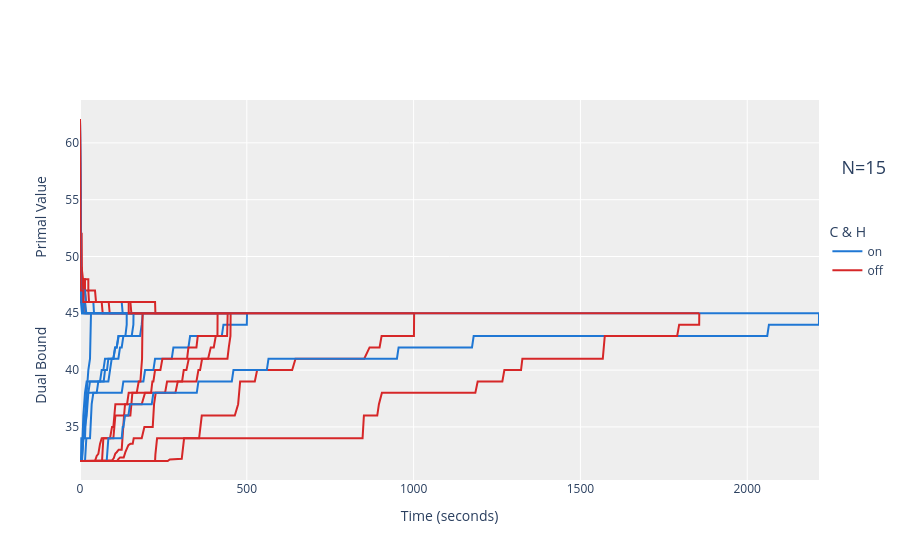

Write notebook code for a chart like this one.
### Code cell
Forms=F #["NU", "SU", "RU", "HU", "SBL", "SBM"]
N=['15']

Filter = Progress[Progress['Formulation'].isin(Forms) 
                & Progress['N'].isin(N) 
                ]

fig = go.Figure()

for f in Forms:
    Filter2 = Filter[Filter['Formulation'].isin([f])
                    & Filter['C & H'].isin(['on'])
                    ]
    fig.add_trace(go.Scatter(x=Filter2['Time'], y=Filter2['Incumbent'], mode='lines', name='on', line=dict(color='#1f77D4'), showlegend=False))
    fig.add_trace(go.Scatter(x=Filter2['Time'], y=Filter2['BestBd'], mode='lines', name='on', line=dict(color='#1f77D4'), showlegend=False))
    
    Filter3 = Filter[Filter['Formulation'].isin([f])
                    & Filter['C & H'].isin(['off'])
                    ]
    fig.add_trace(go.Scatter(x=Filter3['Time'], y=Filter3['Incumbent'], mode='lines',name='off', line=dict(color='#D62728'), showlegend=False))
    fig.add_trace(go.Scatter(x=Filter3['Time'], y=Filter3['BestBd'], mode='lines',name='off', line=dict(color='#D62728'), showlegend=False))

fig.add_trace(go.Scatter(
    x=[None],
    y=[None],
    mode='lines',
    name='on',
    line=dict(color='#1f77D4')
))
fig.add_trace(go.Scatter(
    x=[None],
    y=[None],
    mode='lines',
    name='off',
    line=dict(color='#D62728')
))

fig.update_layout(
    xaxis_title='Time (seconds)',
    yaxis_title='Dual Bound                   Primal Value',
    height=500,
    plot_bgcolor='rgba(200, 200, 200, 0.3)',
    legend_title_text='C & H',
    title=dict(
        text=f"N={N[0]}",  # your title
        x=0.935,                         
        y=0.7,                       
        xanchor='left',
        yanchor='middle',
        font=dict(size=18)
    ),
    legend=dict(
        title_text='C & H',
        x=1.01,   
        y=0.6,
        yanchor='middle',
        traceorder='normal'
    )
)

fig

### Figure 1 — Plotly figure (JSON) as saved in the notebook; plotly's stock layout.template omitted (floating-point values rounded to 4 significant figures; data arrays with more than 128 entries replaced by an {"elided": "..."} marker saying what was removed)
{"data": [{"line": {"color": "#1f77D4"}, "mode": "lines", "name": "on", "showlegend": false, "type": "scatter", "x": [0, 0, 0, 0, 0, 0, 0, 0, 0, 0, 0, 1, 1, 1, 3, 4, 6, 10, 15, 20, 25, 30, 35, 40, 45, 50, 55, 60, 65, 70, 75, 80, 85, 90, 95, 100, 105, 110, 115, 120, 125, 130, 135, 140, 145, 150, 155, 160, 165, 170, 175, 180, 185, 190, 195, 200, 205, 210, 215, 220, 225, 230, 235, 240, 245, 250, 255, 260, 265, 270, 275, 280, 285, 290, 295, 300, 305, 310, 315, 320, 325, 330, 335, 340, 345, 350, 355, 360, 365, 370, 375, 380, 385, 390, 395, 400, 405, 410, 415, 420, 425, 430, 435, 440, 445, 450, 455, 460, 465, 470, 475, 480, 485, 490, 495, 500, 500.7], "y": [62.1, 62.1, 62.1, 62.1, 61, 58, 57, 54, 52, 51, 50, 49, 48, 47, 46, 45, 45, 45, 45, 45, 45, 45, 45, 45, 45, 45, 45, 45, 45, 45, 45, 45, 45, 45, 45, 45, 45, 45, 45, 45, 45, 45, 45, 45, 45, 45, 45, 45, 45, 45, 45, 45, 45, 45, 45, 45, 45, 45, 45, 45, 45, 45, 45, 45, 45, 45, 45, 45, 45, 45, 45, 45, 45, 45, 45, 45, 45, 45, 45, 45, 45, 45, 45, 45, 45, 45, 45, 45, 45, 45, 45, 45, 45, 45, 45, 45, 45, 45, 45, 45, 45, 45, 45, 45, 45, 45, 45, 45, 45, 45, 45, 45, 45, 45, 45, 45, 45]}, {"line": {"color": "#1f77D4"}, "mode": "lines", "name": "on", "showlegend": false, "type": "scatter", "x": [0, 0, 0, 0, 0, 0, 0, 0, 0, 0, 0, 1, 1, 1, 3, 4, 6, 10, 15, 20, 25, 30, 35, 40, 45, 50, 55, 60, 65, 70, 75, 80, 85, 90, 95, 100, 105, 110, 115, 120, 125, 130, 135, 140, 145, 150, 155, 160, 165, 170, 175, 180, 185, 190, 195, 200, 205, 210, 215, 220, 225, 230, 235, 240, 245, 250, 255, 260, 265, 270, 275, 280, 285, 290, 295, 300, 305, 310, 315, 320, 325, 330, 335, 340, 345, 350, 355, 360, 365, 370, 375, 380, 385, 390, 395, 400, 405, 410, 415, 420, 425, 430, 435, 440, 445, 450, 455, 460, 465, 470, 475, 480, 485, 490, 495, 500, 500.7], "y": [32, 32, 32, 32, 32, 32, 32, 32, 32, 32, 32, 32, 32, 32, 32, 34, 34, 34, 35, 36, 38, 38, 38, 38, 38, 38, 38, 38, 38, 38, 38, 38, 38, 38, 38, 38, 38, 38, 38, 38, 38, 39, 39, 39, 39, 39, 39, 39, 39, 39, 39, 39, 39, 39, 40, 40, 40, 40, 40, 40, 41, 41, 41, 41, 41, 41, 41, 41, 41, 41, 41, 42, 42, 42, 42, 42, 42, 42, 42, 42, 42, 43, 43, 43, 43, 43, 43, 43, 43, 43, 43, 43, 43, 43, 43, 43, 43, 43, 43, 43, 43, 44, 44, 44, 44, 44, 44, 44, 44, 44, 44, 44, 44, 44, 44, 44, 45.0]}, {"line": {"color": "#D62728"}, "mode": "lines", "name": "off", "showlegend": false, "type": "scatter", "x": [0, 0, 0, 0, 0, 0, 0, 0, 0, 0, 0, 0, 0, 0, 0, 0, 0, 0, 0, 0, 0, 0, 0, 0, 0, 0, 0, 0, 5, 8, 8, 10, 15, 16, 20, 25, 30, 33, 35, 40, 45, 50, 55, 60, 66, 70, 75, 80, 85, 90, 96, 100, 106, 110, 115, 120, 125, 131, 136, 141, 147, 150, 156, 162, 166, 173, 177, 181, 185, 195, 213, 217, 220, 225, 231, 236, 241, 247, 250, 258, 261, 268, 272, 275, 283, 287, 291, 295, 302, 307, 311, 316, 321, 325, 330, 335, 344, 349, 353, 358, 363, 368, 373, 378, 383, 390, 395, 403, 406, 412, 412.4], "y": [62.1, 62, 59, 59, 57, 57, 55, 55, 55, 54, 54, 54, 54, 54, 54, 54, 53, 53, 53, 53, 53, 53, 53, 52, 51, 49, 48, 47, 47, 46, 46, 46, 46, 45, 45, 45, 45, 45, 45, 45, 45, 45, 45, 45, 45, 45, 45, 45, 45, 45, 45, 45, 45, 45, 45, 45, 45, 45, 45, 45, 45, 45, 45, 45, 45, 45, 45, 45, 45, 45, 45, 45, 45, 45, 45, 45, 45, 45, 45, 45, 45, 45, 45, 45, 45, 45, 45, 45, 45, 45, 45, 45, 45, 45, 45, 45, 45, 45, 45, 45, 45, 45, 45, 45, 45, 45, 45, 45, 45, 45, 45]}, {"line": {"color": "#D62728"}, "mode": "lines", "name": "off", "showlegend": false, "type": "scatter", "x": [0, 0, 0, 0, 0, 0, 0, 0, 0, 0, 0, 0, 0, 0, 0, 0, 0, 0, 0, 0, 0, 0, 0, 0, 0, 0, 0, 0, 5, 8, 8, 10, 15, 16, 20, 25, 30, 33, 35, 40, 45, 50, 55, 60, 66, 70, 75, 80, 85, 90, 96, 100, 106, 110, 115, 120, 125, 131, 136, 141, 147, 150, 156, 162, 166, 173, 177, 181, 185, 195, 213, 217, 220, 225, 231, 236, 241, 247, 250, 258, 261, 268, 272, 275, 283, 287, 291, 295, 302, 307, 311, 316, 321, 325, 330, 335, 344, 349, 353, 358, 363, 368, 373, 378, 383, 390, 395, 403, 406, 412, 412.4], "y": [32, 32, 32, 32, 32, 32, 32, 32, 32, 32, 32, 32, 32, 32, 32, 32, 32, 32, 32, 32, 32, 32, 32, 32, 32, 32, 32, 32, 32, 32, 32, 32, 32, 32, 32, 32, 32, 32, 32, 32, 32, 32, 32, 32, 32, 34, 34, 34, 34, 34, 35, 35, 37, 37, 37, 37, 37, 37, 37, 37, 37, 37, 37, 37, 37, 37, 37, 37, 37, 38, 38, 39, 39, 40, 40, 40, 40, 41, 41, 41, 41, 41, 41, 41, 41, 41, 41, 41, 41, 41, 41, 41, 41, 42, 42, 42, 42, 42, 43, 43, 43, 43, 43, 43, 43, 43, 43, 43, 43, 43, 45]}, {"line": {"color": "#1f77D4"}, "mode": "lines", "name": "on", "showlegend": false, "type": "scatter", "x": [0, 0, 0, 0, 0, 0, 0, 0, 1, 1, 1, 1, 5, 10, 15, 20, 25, 30, 35, 40, 42, 45, 50, 55, 60, 65, 70, 75, 80, 85, 90, 95, 101, 105, 110, 115, 120, 125, 130, 135, 140, 145, 150, 155, 160, 165, 170, 175, 180, 185, 188, 188.3], "y": [62.1, 62.1, 62.1, 62.1, 59, 54, 52, 51, 50, 49, 48, 46, 46, 46, 46, 46, 46, 46, 46, 46, 45, 45, 45, 45, 45, 45, 45, 45, 45, 45, 45, 45, 45, 45, 45, 45, 45, 45, 45, 45, 45, 45, 45, 45, 45, 45, 45, 45, 45, 45, 45, 45]}, {"line": {"color": "#1f77D4"}, "mode": "lines", "name": "on", "showlegend": false, "type": "scatter", "x": [0, 0, 0, 0, 0, 0, 0, 0, 1, 1, 1, 1, 5, 10, 15, 20, 25, 30, 35, 40, 42, 45, 50, 55, 60, 65, 70, 75, 80, 85, 90, 95, 101, 105, 110, 115, 120, 125, 130, 135, 140, 145, 150, 155, 160, 165, 170, 175, 180, 185, 188, 188.3], "y": [32, 32, 32, 32, 32, 32, 32, 32, 32, 32, 32, 32, 32, 36, 38, 39, 39, 39, 39, 39, 39, 39, 39, 39, 39, 39, 39, 39, 39, 39, 40, 41, 41, 41, 41, 41, 42, 42, 43, 43, 43, 43, 43, 43, 43, 43, 43, 43, 43, 44, 45, 45]}, {"line": {"color": "#D62728"}, "mode": "lines", "name": "off", "showlegend": false, "type": "scatter", "x": [0, 0, 0, 0, 0, 0, 0, 0, 0, 0, 0, 0, 0, 0, 0, 0, 0, 0, 0, 0, 2, 5, 10, 15, 20, 25, 30, 35, 40, 45, 50, 55, 60, 65, 68, 71, 75, 80, 85, 90, 96, 100, 106, 111, 116, 120, 127, 132, 135, 141, 146, 152, 155, 163, 167, 170, 178, 181, 185, 193, 197, 201, 205, 210, 218, 223, 227, 232, 238, 244, 250, 255, 261, 267, 273, 281, 288, 295, 302, 309, 315, 321, 329, 339, 349, 355, 360, 366, 372, 377, 382, 391, 398, 406, 413, 420, 426, 435, 442, 446, 451, 451.5], "y": [62.1, 56, 56, 52, 52, 52, 52, 52, 52, 52, 52, 52, 52, 52, 52, 52, 50, 49, 48, 47, 46, 46, 46, 46, 46, 46, 46, 46, 46, 46, 46, 46, 46, 46, 45, 45, 45, 45, 45, 45, 45, 45, 45, 45, 45, 45, 45, 45, 45, 45, 45, 45, 45, 45, 45, 45, 45, 45, 45, 45, 45, 45, 45, 45, 45, 45, 45, 45, 45, 45, 45, 45, 45, 45, 45, 45, 45, 45, 45, 45, 45, 45, 45, 45, 45, 45, 45, 45, 45, 45, 45, 45, 45, 45, 45, 45, 45, 45, 45, 45, 45, 45]}, {"line": {"color": "#D62728"}, "mode": "lines", "name": "off", "showlegend": false, "type": "scatter", "x": [0, 0, 0, 0, 0, 0, 0, 0, 0, 0, 0, 0, 0, 0, 0, 0, 0, 0, 0, 0, 2, 5, 10, 15, 20, 25, 30, 35, 40, 45, 50, 55, 60, 65, 68, 71, 75, 80, 85, 90, 96, 100, 106, 111, 116, 120, 127, 132, 135, 141, 146, 152, 155, 163, 167, 170, 178, 181, 185, 193, 197, 201, 205, 210, 218, 223, 227, 232, 238, 244, 250, 255, 261, 267, 273, 281, 288, 295, 302, 309, 315, 321, 329, 339, 349, 355, 360, 366, 372, 377, 382, 391, 398, 406, 413, 420, 426, 435, 442, 446, 451, 451.5], "y": [32, 32, 32, 32, 32, 32, 32, 32, 32, 32, 32, 32, 32, 32, 32, 32, 32, 32, 32, 32, 32, 32, 32, 32, 32, 32, 32, 32, 32, 32, 32.44, 32.63, 33.51, 34, 34, 34, 34, 34, 34, 34, 34, 34, 36, 36, 36, 36, 36, 36, 37, 37, 38, 38, 38, 38, 38, 38, 38, 38, 38, 38, 38, 38, 38, 38, 38, 38, 38, 38, 38, 38, 38, 38, 39, 39, 39, 39, 39, 39, 39, 39, 39, 39, 39, 39, 39, 40, 40, 41, 41, 41, 41, 41, 41, 41, 41, 41, 41, 41, 41, 42, 43, 45]}, {"line": {"color": "#1f77D4"}, "mode": "lines", "name": "on", "showlegend": false, "type": "scatter", "x": [0, 0, 0, 0, 0, 0, 1, 1, 1, 1, 1, 2, 2, 3, 5, 5, 10, 11, 15, 20, 25, 30, 32.98], "y": [62.1, 62.1, 62.1, 62.1, 62, 58, 56, 53, 52, 51, 50, 49, 48, 47, 47, 46, 46, 45, 45, 45, 45, 45, 45]}, {"line": {"color": "#1f77D4"}, "mode": "lines", "name": "on", "showlegend": false, "type": "scatter", "x": [0, 0, 0, 0, 0, 0, 1, 1, 1, 1, 1, 2, 2, 3, 5, 5, 10, 11, 15, 20, 25, 30, 32.98], "y": [32, 32, 32, 32, 32, 32, 32, 32, 32, 32, 32, 32, 32, 32, 32, 32, 34, 34, 36, 38, 40, 41, 45]}, {"line": {"color": "#D62728"}, "mode": "lines", "name": "off", "showlegend": false, "type": "scatter", "x": [0, 0, 0, 0, 0, 0, 0, 0, 0, 0, 0, 0, 0, 0, 0, 0, 0, 0, 0, 0, 0, 1, 2, 5, 5, 6, 6, 9, 10, 15, 20, 25, 25, 30, 35, 39, 40, 45, 48, 50, 55, 61, 65, 70, 75, 80, 86, 89, 90, 96, 101, 106, 110, 116, 120, 125, 132, 137, 140, 145, 151, 157, 160, 167, 170, 176, 181, 186, 187.6], "y": [62.1, 61, 61, 61, 61, 61, 61, 61, 61, 60, 60, 60, 60, 60, 60, 59, 59, 58, 57, 56, 55, 52, 52, 52, 51, 51, 48, 48, 48, 48, 48, 48, 47, 47, 47, 47, 47, 47, 46, 46, 46, 46, 46, 46, 46, 46, 46, 45, 45, 45, 45, 45, 45, 45, 45, 45, 45, 45, 45, 45, 45, 45, 45, 45, 45, 45, 45, 45, 45]}, {"line": {"color": "#D62728"}, "mode": "lines", "name": "off", "showlegend": false, "type": "scatter", "x": [0, 0, 0, 0, 0, 0, 0, 0, 0, 0, 0, 0, 0, 0, 0, 0, 0, 0, 0, 0, 0, 1, 2, 5, 5, 6, 6, 9, 10, 15, 20, 25, 25, 30, 35, 39, 40, 45, 48, 50, 55, 61, 65, 70, 75, 80, 86, 89, 90, 96, 101, 106, 110, 116, 120, 125, 132, 137, 140, 145, 151, 157, 160, 167, 170, 176, 181, 186, 187.6], "y": [32, 32, 32, 32, 32, 32, 32, 32, 32, 32, 32, 32, 32, 32, 32, 32, 32, 32, 32, 32, 32, 32, 32, 32, 32, 32, 32, 32, 32, 32, 32, 32, 32, 32, 32, 32, 32, 32, 32, 32, 32, 32, 32, 32, 32, 32, 32, 32, 32, 32.06, 32.23, 32.66, 32.77, 33, 33, 33, 36, 36, 36, 36, 36, 38, 38, 38, 38, 39, 39, 41, 45]}, {"line": {"color": "#1f77D4"}, "mode": "lines", "name": "on", "showlegend": false, "type": "scatter", "x": [0, 0, 0, 0, 0, 0, 0, 0, 0, 1, 1, 1, 2, 2, 4, 5, 10, 15, 19, 20, 25, 30, 35, 40, 45, 50, 55, 60, 65, 71, 75, 81, 85, 91, 96, 100, 106, 110, 116, 121, 126, 130, 136, 140, 140.1], "y": [62.1, 62.1, 62.1, 62.1, 61, 57, 55, 54, 52, 51, 50, 49, 48, 47, 46, 46, 46, 46, 45, 45, 45, 45, 45, 45, 45, 45, 45, 45, 45, 45, 45, 45, 45, 45, 45, 45, 45, 45, 45, 45, 45, 45, 45, 45, 45]}, {"line": {"color": "#1f77D4"}, "mode": "lines", "name": "on", "showlegend": false, "type": "scatter", "x": [0, 0, 0, 0, 0, 0, 0, 0, 0, 1, 1, 1, 2, 2, 4, 5, 10, 15, 19, 20, 25, 30, 35, 40, 45, 50, 55, 60, 65, 71, 75, 81, 85, 91, 96, 100, 106, 110, 116, 121, 126, 130, 136, 140, 140.1], "y": [32, 32, 32, 32, 32, 32, 32, 32, 32, 32, 32, 32, 32, 32, 32, 32, 32, 32, 34, 34, 34, 34, 37, 38, 38, 38, 39, 39, 39, 39, 40, 40, 41, 41, 41, 41, 42, 42, 43, 43, 43, 43, 43, 44, 45.0]}, {"line": {"color": "#D62728"}, "mode": "lines", "name": "off", "showlegend": false, "type": "scatter", "x": [0, 0, 0, 0, 0, 0, 0, 0, 0, 0, 0, 0, 0, 0, 0, 0, 0, 0, 0, 1, 1, 1, 5, 10, 15, 15, 20, 25, 27, 30, 35, 40, 40, 45, 50, 55, 60, 65, 70, 75, 82, 85, 90, 96, 100, 105, 111, 115, 120, 126, 131, 136, 141, 145, 151, 154, 158, 161, 164, 167, 170, 176, 180, 185, 193, 197, 201, 205, 214, 218, 222, 227, 232, 237, 242, 247, 251, 256, 262, 267, 273, 279, 286, 293, 299, 306, 311, 319, 326, 334, 342, 350, 359, 367, 376, 384, 392, 401, 407, 416, 422, 427, 433, 437, 441, 442.6], "y": [62.1, 61, 61, 61, 61, 61, 61, 60, 60, 60, 60, 59, 59, 59, 59, 59, 59, 58, 56, 55, 53, 48, 48, 48, 48, 47, 47, 47, 46, 46, 46, 46, 46, 46, 46, 46, 46, 46, 46, 46, 46, 46, 46, 46, 46, 46, 46, 46, 46, 46, 46, 46, 46, 46, 46, 45, 45, 45, 45, 45, 45, 45, 45, 45, 45, 45, 45, 45, 45, 45, 45, 45, 45, 45, 45, 45, 45, 45, 45, 45, 45, 45, 45, 45, 45, 45, 45, 45, 45, 45, 45, 45, 45, 45, 45, 45, 45, 45, 45, 45, 45, 45, 45, 45, 45, 45]}, {"line": {"color": "#D62728"}, "mode": "lines", "name": "off", "showlegend": false, "type": "scatter", "x": [0, 0, 0, 0, 0, 0, 0, 0, 0, 0, 0, 0, 0, 0, 0, 0, 0, 0, 0, 1, 1, 1, 5, 10, 15, 15, 20, 25, 27, 30, 35, 40, 40, 45, 50, 55, 60, 65, 70, 75, 82, 85, 90, 96, 100, 105, 111, 115, 120, 126, 131, 136, 141, 145, 151, 154, 158, 161, 164, 167, 170, 176, 180, 185, 193, 197, 201, 205, 214, 218, 222, 227, 232, 237, 242, 247, 251, 256, 262, 267, 273, 279, 286, 293, 299, 306, 311, 319, 326, 334, 342, 350, 359, 367, 376, 384, 392, 401, 407, 416, 422, 427, 433, 437, 441, 442.6], "y": [32, 32, 32, 32, 32, 32, 32, 32, 32, 32, 32, 32, 32, 32, 32, 32, 32, 32, 32, 32, 32, 32, 32, 32, 32, 32, 32, 32, 32, 32, 32, 32, 32, 32, 32, 32, 32, 32, 32, 32, 32, 32, 32, 32, 32, 32, 32, 32.16, 32.31, 32.31, 32.31, 32.78, 33.11, 33.4, 33.51, 33.51, 33.51, 34, 34, 34, 34, 34, 34, 34, 35, 35, 35, 35, 35, 35, 37, 38, 38, 38, 38, 38, 38, 38, 38, 38, 38, 38, 38, 39, 39, 39, 40, 40, 41, 41, 41, 41, 41, 41, 41, 41, 42, 42, 43, 43, 43, 43, 43, 43, 43, 45]}, {"line": {"color": "#1f77D4"}, "mode": "lines", "name": "on", "showlegend": false, "type": "scatter", "x": [0, 0, 0, 0, 0, 0, 1, 1, 2, 4, 5, 6, 10, 15, 20, 25, 30, 35, 40, 45, 50, 55, 60, 65, 70, 75, 80, 85, 90, 95, 100, 105, 110, 115, 120, 125, 130, 135, 140, 145, 150, 155, 160, 160.4], "y": [62.1, 62.1, 62.1, 62.1, 61, 53, 51, 50, 49, 47, 47, 45, 45, 45, 45, 45, 45, 45, 45, 45, 45, 45, 45, 45, 45, 45, 45, 45, 45, 45, 45, 45, 45, 45, 45, 45, 45, 45, 45, 45, 45, 45, 45, 45]}, {"line": {"color": "#1f77D4"}, "mode": "lines", "name": "on", "showlegend": false, "type": "scatter", "x": [0, 0, 0, 0, 0, 0, 1, 1, 2, 4, 5, 6, 10, 15, 20, 25, 30, 35, 40, 45, 50, 55, 60, 65, 70, 75, 80, 85, 90, 95, 100, 105, 110, 115, 120, 125, 130, 135, 140, 145, 150, 155, 160, 160.4], "y": [32, 32, 32, 32, 32, 32, 32, 32, 32, 32, 32, 32, 34, 34, 38, 38, 39, 39, 39, 39, 39, 39, 39, 40, 40, 41, 41, 41, 41, 41, 41, 42, 42, 43, 43, 43, 43, 43, 43, 43, 43, 43, 44, 45]}, {"line": {"color": "#D62728"}, "mode": "lines", "name": "off", "showlegend": false, "type": "scatter", "x": {"elided": "170 float values"}, "y": {"elided": "170 float values"}}, {"line": {"color": "#D62728"}, "mode": "lines", "name": "off", "showlegend": false, "type": "scatter", "x": {"elided": "170 float values"}, "y": {"elided": "170 float values"}}, {"line": {"color": "#1f77D4"}, "mode": "lines", "name": "on", "showlegend": false, "type": "scatter", "x": {"elided": "459 float values"}, "y": {"elided": "459 float values"}}, {"line": {"color": "#1f77D4"}, "mode": "lines", "name": "on", "showlegend": false, "type": "scatter", "x": {"elided": "459 float values"}, "y": {"elided": "459 float values"}}, {"line": {"color": "#D62728"}, "mode": "lines", "name": "off", "showlegend": false, "type": "scatter", "x": {"elided": "319 float values"}, "y": {"elided": "319 float values"}}, {"line": {"color": "#D62728"}, "mode": "lines", "name": "off", "showlegend": false, "type": "scatter", "x": {"elided": "319 float values"}, "y": {"elided": "319 float values"}}, {"line": {"color": "#1f77D4"}, "mode": "lines", "name": "on", "type": "scatter", "x": [null], "y": [null]}, {"line": {"color": "#D62728"}, "mode": "lines", "name": "off", "type": "scatter", "x": [null], "y": [null]}], "layout": {"autosize": true, "legend": {"title": {"text": "C & H"}, "traceorder": "normal", "x": 1.01, "y": 0.6, "yanchor": "middle"}, "plot_bgcolor": "rgba(200, 200, 200, 0.3)", "title": {"font": {"size": 18}, "text": "N=15", "x": 0.935, "xanchor": "left", "y": 0.7, "yanchor": "middle"}, "xaxis": {"autorange": true, "range": [0, 2215.0], "title": {"text": "Time (seconds)"}, "type": "linear"}, "yaxis": {"autorange": true, "range": [30.33, 63.77], "title": {"text": "Dual Bound                   Primal Value"}, "type": "linear"}}}
